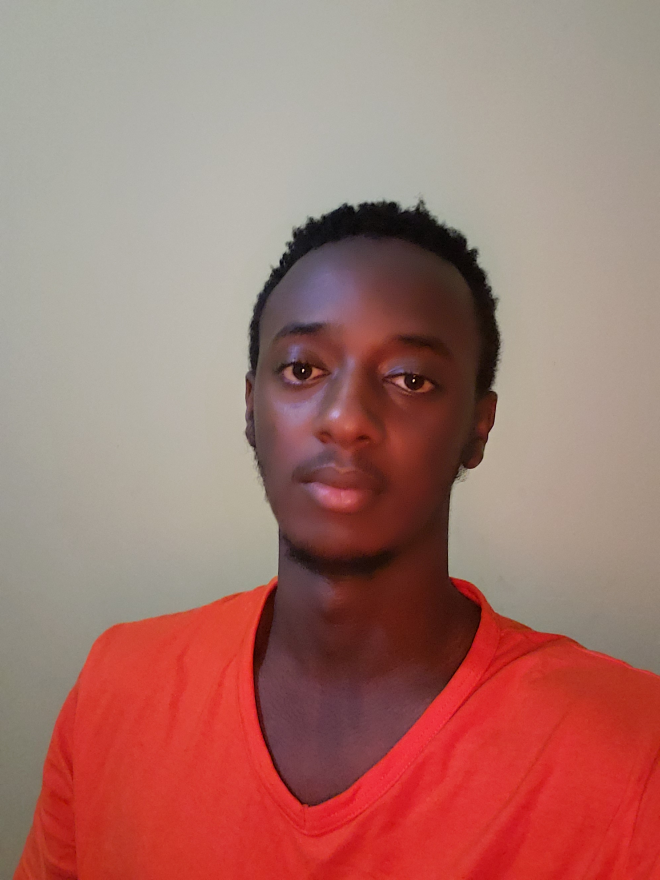
#> input picture face-recognition/test1.jpg, 1980 x 2640 px, found by its file name (shown at 1/3 size)
$ python load_model_image.py
#> lines starting #> are read from the running program, lines starting #| are printed output that depends on the picture
### face-recognition/facial_rec.py
import numpy as np
import cv2
import os
import sys


def facedetection(test_img):
    gray_img = cv2.cvtColor(test_img, cv2.COLOR_BGR2GRAY)
    face_haar = cv2.CascadeClassifier(cv2.data.haarcascades + 'haarcascade_frontalface_default.xml')
    faces = face_haar.detectMultiScale(gray_img, scaleFactor=1.3, minNeighbors=3)
    return faces, gray_img


# [34 lines left out: functions labels_for_training_data, train_classifier, not called in this run]


# drawing a rectangle on the face
def draw_rect(test_img, face):
    (x, y, w, h) = face
    cv2.rectangle(test_img, (x, y), (x + w, y + h), (0, 255, 0), thickness=3)


# putting text on images
def put_text(test_img, label_name, x, y):
    cv2.putText(test_img, label_name, (x, y), cv2.FONT_HERSHEY_DUPLEX, 1, (0, 255, 0), 3)

### face-recognition/load_model_image.py
import numpy as np
import cv2
import os

import facial_rec as fr

print(fr)

test_img = cv2.imread(r'C:\Users\HP\PycharmProjects\face-recognition\test1.jpg')      # Give path to the image which you want to test
#> test_img is the input picture: shape (2640, 1980, 3); mean B, G, R 109.5, 117.3, 164.3

faces_detected, gray_img = fr.facedetection(test_img)
#> in facedetection, `gray_img = cv2.cvtColor(test_img, cv2.COLOR_BGR2GRAY)`:
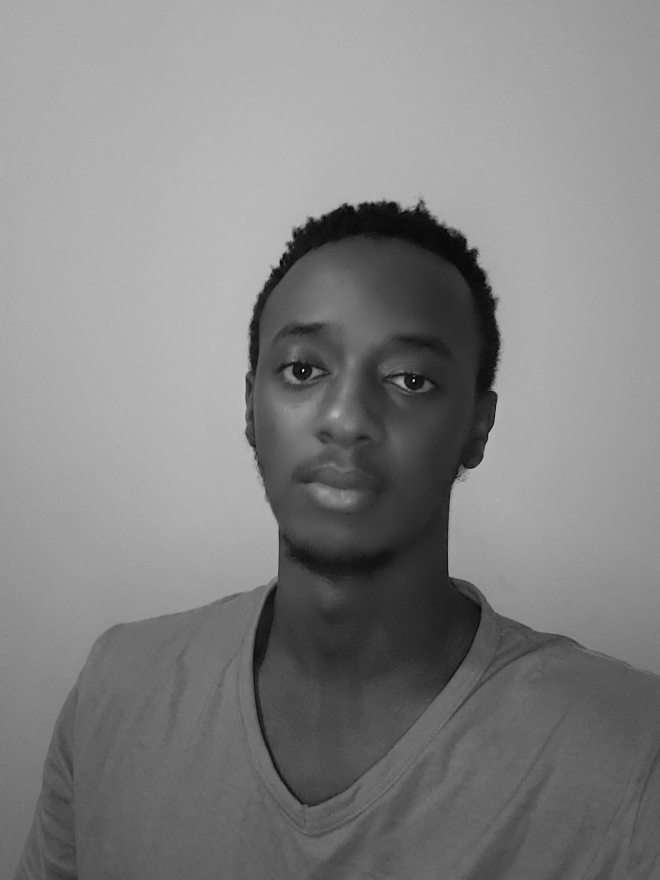
#> gray_img: shape (2640, 1980) (shown at 1/3 size); min 0, max 236, mean 130.5
#> in facedetection, `faces = face_haar.detectMultiScale(gray_img, scaleFactor=1.3, minNeigh..`: faces = [[622, 772, 890, 890]]
#> faces_detected = [[622, 772, 890, 890]]
print("face Detected: ", faces_detected)
#| face Detected:  [[622 772 890 890]]

face_recognizer = cv2.face.LBPHFaceRecognizer_create()
#> (the run stopped early here; a loop or call above may not have finished)
